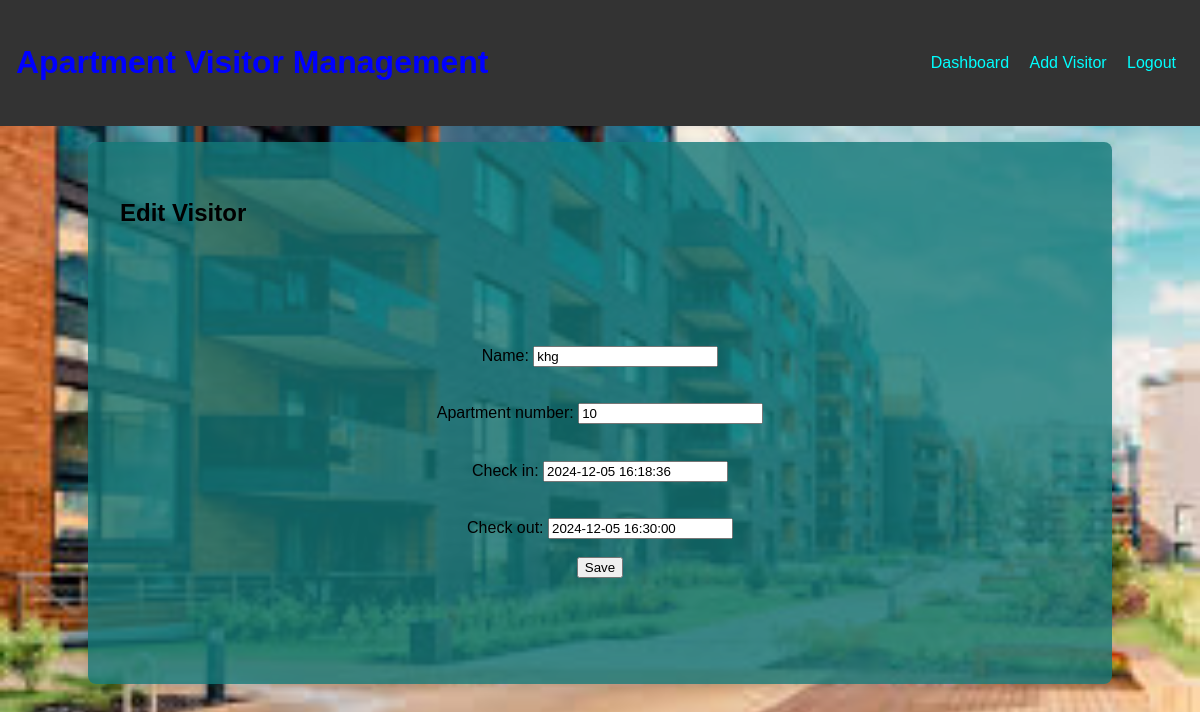
Screenshot of /visitor/6/update/ (signed in) with the database file from the repository.
### visitors/models.py (models this page shows)
class Visitor(models.Model):
    name = models.CharField(max_length=100)
    apartment_number = models.CharField(max_length=10)
    check_in = models.DateTimeField(default=timezone.now)
    check_out = models.DateTimeField(null=True, blank=True)
    added_by = models.ForeignKey(User, on_delete=models.SET_NULL, null=True)

### visitors/views.py (the view)
# urls.py: path('visitor/<int:pk>/update/', views.visitor_update, name='visitor_update'),
@login_required()
@user_passes_test(is_receptionist)
def visitor_update(request,pk):
    visitor = get_object_or_404(Visitor, pk=pk)
    if request.method == 'POST':
        form = VisitorForm(request.POST, instance=visitor)
        if form.is_valid():
            form.save()
            return redirect('dashboard')
    else:
        form = VisitorForm(instance=visitor)
    return render(request, 'visitor_form.html', {'form': form})

### visitors/forms.py
class VisitorForm(forms.ModelForm):
    class Meta:
        model = Visitor
        fields = ['name', 'apartment_number', 'check_in', 'check_out']

### visitors/views.py (called while the page is built)
def is_receptionist(user):
    return user.groups.filter(name='Receptionist').exists()

### visitors/templates/visitor_form.html (shortened to what this page needs)
{% extends 'base.html' %}
{% block content %}
<h2>{{ form.instance.pk|yesno:"Edit Visitor,Add Visitor" }}</h2>
<form method="post">
    {{ form.as_p }}
    <button type="submit">Save</button>
</form>
{% endblock %}

### visitors/static/css/style.css (style rules this page uses)
body { font-family: Arial, sans-serif; margin: 0; padding: 0; line-height: 1.6; background-image: url('../images/background.jpeg'); background-size: cover; background-position: center; background-repeat: no-repeat; }
form { display: flex; flex-direction: column; justify-content: center; align-items: center; height: 50vh; margin: 0 auto; }

### rows the page displays
Visitor: instance.pk "Edit Visitor", name "khg", apartment_number "10", check_in "2024-12-05 16:18:36", check_out "2024-12-05 16:30:00"
